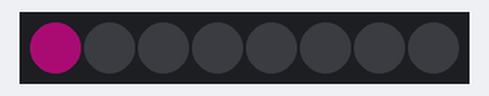
Simulated run of this sketch. Board: Arduino Uno, built with avr-gcc and run on an emulated ATmega328P. Shown: 8 RGB LEDs in strip order, left to right. Dim RGB values are drawn brighter than linear; the strip is taken to match the declared colour order; random numbers use the default seed unless the sketch sets one.

Above: at 0.05 s.
At 4.98 s:
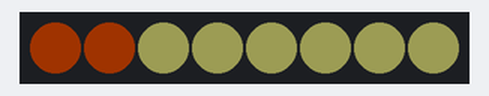
At 10.01 s:
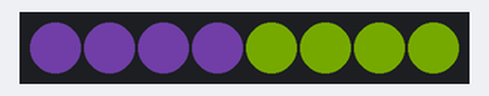
At 19.97 s:
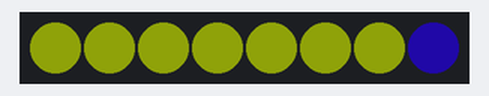
At 29.93 s:
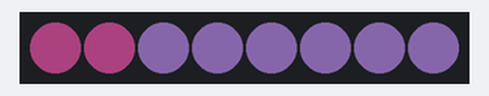
At 39.89 s:
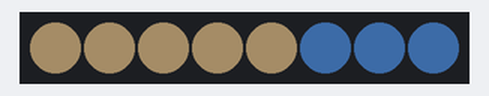
Timing chart, 0 to 40.0 s (numbered marks = the images above):
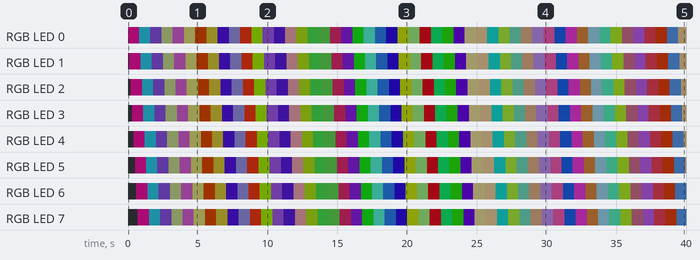

Measured:
- by itself, RGB LED 0: off → RGB(46, 3, 31) at 0.00 s, → RGB(7, 34, 39) 0.80 s later, → RGB(22, 13, 37) 0.81 s later, → RGB(21, 23, 15) 0.81 s later, … (50 changes in this stretch)
- by itself, RGB LED 1: off → RGB(46, 3, 31) at 0.10 s, → RGB(7, 34, 39) 0.81 s later, → RGB(22, 13, 37) 0.81 s later, → RGB(21, 23, 15) 0.81 s later, … (50 changes in this stretch)

The sketch:

NeoPixel.ino
```cpp
#include <Adafruit_NeoPixel.h>

#define PIN 2	 // input pin Neopixel is attached to

#define NUMPIXELS 8 // number of neopixels in strip

Adafruit_NeoPixel pixels = Adafruit_NeoPixel(NUMPIXELS, PIN, NEO_RGBW + NEO_KHZ800);

int delayval = 100; // timing delay in milliseconds

int redColor = 0;
int greenColor = 0;
int blueColor = 0;

// NeoPixel brightness, 0 (min) to 255 (max)
#define BRIGHTNESS 50 // Set BRIGHTNESS to about 1/5 (max = 255)

void setup() {
  // Initialize the NeoPixel library.
  pixels.begin();
  pixels.setBrightness(BRIGHTNESS);
  Serial.begin(9600);
}

void loop() {
  //rainbowFade2White(500, 4, 2);
  setColor();

  for (int i=0; i < NUMPIXELS; i++) {
    // pixels.Color takes RGB values, from 0,0,0 up to 255,255,255
    pixels.setPixelColor(i, pixels.Color(redColor, greenColor, blueColor));

    // This sends the updated pixel color to the hardware.
    pixels.show();

    // Delay for a period of time (in milliseconds).
    delay(delayval);
  }
}

// setColor()
// picks random values to set for RGB
void setColor(){
  redColor = random(0, 255);
  greenColor = random(0,255);
  blueColor = random(0, 255);
}

// Fill strip pixels one after another with a color. Strip is NOT cleared
// first; anything there will be covered pixel by pixel. Pass in color
// (as a single 'packed' 32-bit value, which you can get by calling
// strip.Color(red, green, blue) as shown in the loop() function above),
// and a delay time (in milliseconds) between pixels.
void colorWipe(uint32_t color, int wait) {
  for(int i=0; i<pixels.numPixels(); i++) { // For each pixel in strip...
    pixels.setPixelColor(i, color);         //  Set pixel's color (in RAM)
    pixels.show();                          //  Update strip to match
    delay(wait);                           //  Pause for a moment
  }
}

void whiteOverRainbow(int whiteSpeed, int whiteLength) {

  if(whiteLength >= pixels.numPixels()) whiteLength = pixels.numPixels() - 1;

  int      head          = whiteLength - 1;
  int      tail          = 0;
  int      loops         = 3;
  int      loopNum       = 0;
  uint32_t lastTime      = millis();
  uint32_t firstPixelHue = 0;

  for(;;) { // Repeat forever (or until a 'break' or 'return')
    for(int i=0; i<pixels.numPixels(); i++) {  // For each pixel in strip...
      if(((i >= tail) && (i <= head)) ||      //  If between head & tail...
         ((tail > head) && ((i >= tail) || (i <= head)))) {
        pixels.setPixelColor(i, pixels.Color(0, 0, 0, 255)); // Set white
      } else {                                             // else set rainbow
        int pixelHue = firstPixelHue + (i * 65536L / pixels.numPixels());
        pixels.setPixelColor(i, pixels.gamma32(pixels.ColorHSV(pixelHue)));
      }
    }

    pixels.show(); // Update strip with new contents
    // There's no delay here, it just runs full-tilt until the timer and
    // counter combination below runs out.

    firstPixelHue += 40; // Advance just a little along the color wheel

    if((millis() - lastTime) > whiteSpeed) { // Time to update head/tail?
      if(++head >= pixels.numPixels()) {      // Advance head, wrap around
        head = 0;
        if(++loopNum >= loops) return;
      }
      if(++tail >= pixels.numPixels()) {      // Advance tail, wrap around
        tail = 0;
      }
      lastTime = millis();                   // Save time of last movement
    }
  }
}

void pulseWhite(uint8_t wait) {
  for(int j=0; j<256; j++) { // Ramp up from 0 to 255
    // Fill entire strip with white at gamma-corrected brightness level 'j':
    pixels.fill(pixels.Color(0, 0, 0, pixels.gamma8(j)));
    pixels.show();
    delay(wait);
  }

  for(int j=255; j>=0; j--) { // Ramp down from 255 to 0
    pixels.fill(pixels.Color(0, 0, 0, pixels.gamma8(j)));
    pixels.show();
    delay(wait);
  }
}

void rainbowFade2White(int wait, int rainbowLoops, int whiteLoops) {
  int fadeVal=0, fadeMax=100;

  // Hue of first pixel runs 'rainbowLoops' complete loops through the color
  // wheel. Color wheel has a range of 65536 but it's OK if we roll over, so
  // just count from 0 to rainbowLoops*65536, using steps of 256 so we
  // advance around the wheel at a decent clip.
  for(uint32_t firstPixelHue = 0; firstPixelHue < rainbowLoops*65536;
    firstPixelHue += 256) {

    for(int i=0; i<pixels.numPixels(); i++) { // For each pixel in strip...

      // Offset pixel hue by an amount to make one full revolution of the
      // color wheel (range of 65536) along the length of the strip
      // (strip.numPixels() steps):
      uint32_t pixelHue = firstPixelHue + (i * 65536L / pixels.numPixels());

      // strip.ColorHSV() can take 1 or 3 arguments: a hue (0 to 65535) or
      // optionally add saturation and value (brightness) (each 0 to 255).
      // Here we're using just the three-argument variant, though the
      // second value (saturation) is a constant 255.
      pixels.setPixelColor(i, pixels.gamma32(pixels.ColorHSV(pixelHue, 255,
        255 * fadeVal / fadeMax)));
    }

    pixels.show();
    delay(wait);

    if(firstPixelHue < 65536) {                              // First loop,
      if(fadeVal < fadeMax) fadeVal++;                       // fade in
    } else if(firstPixelHue >= ((rainbowLoops-1) * 65536)) { // Last loop,
      if(fadeVal > 0) fadeVal--;                             // fade out
    } else {
      fadeVal = fadeMax; // Interim loop, make sure fade is at max
    }
  }

  for(int k=0; k<whiteLoops; k++) {
    for(int j=0; j<256; j++) { // Ramp up 0 to 255
      // Fill entire strip with white at gamma-corrected brightness level 'j':
      pixels.fill(pixels.Color(0, 0, 0, pixels.gamma8(j)));
      pixels.show();
    }
    delay(1000); // Pause 1 second
    for(int j=255; j>=0; j--) { // Ramp down 255 to 0
      pixels.fill(pixels.Color(0, 0, 0, pixels.gamma8(j)));
      pixels.show();
    }
  }

  delay(500); // Pause 1/2 second
}
```
